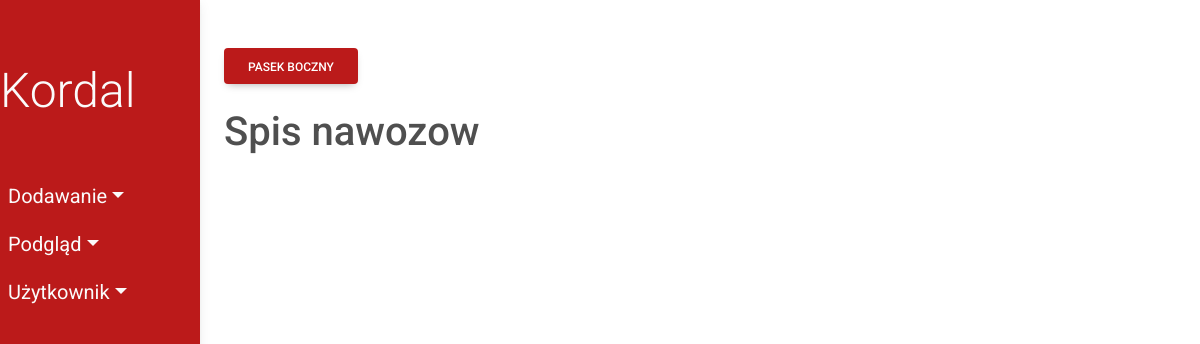
The page /costs/ on the database as committed earlier.
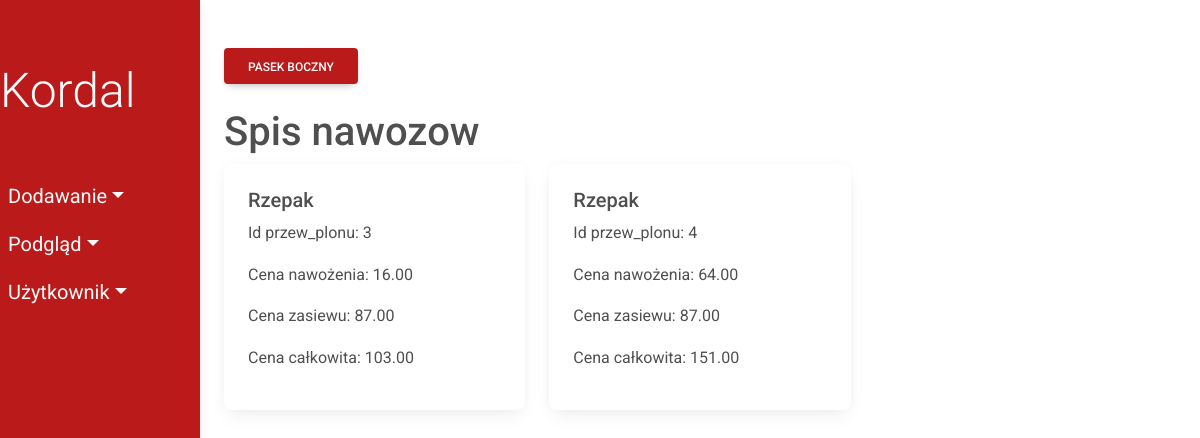
The same page on the database as committed later.
### fields/models.py (models this page shows)
class PredictedCrop(models.Model):
    predicted_crop_name = models.CharField(max_length=50)
    plant = models.ForeignKey(Plant, on_delete=models.CASCADE)
    crop_mass = models.DecimalField(max_digits=10, decimal_places=2)
    class_field = models.ForeignKey(
        ClassField, on_delete=models.CASCADE, db_column='class_id')
    class Meta:
        db_table = 'PredictedCrop'
    def __str__(self):
        return self.predicted_crop_name

class Plant(models.Model):
    plant_name = models.CharField(max_length=50)
    seed_price = models.DecimalField(max_digits=10, decimal_places=2)
    class Meta:
        db_table = 'Plant'
    def __str__(self):
        return self.plant_name

### fields/views/viewsCosts.py (the view)
# urls.py: 2. Add a URL to urlpatterns:  path('', views.home, name='home')
def home(request):
    all_predicted_crops = []
    all_predicted_crops = PredictedCrop.objects.all()
    prediction_and_cost = []
    for predicted_crop in all_predicted_crops:
        cost_fert = cost_of_fertilization(predicted_crop.id)
        cost_seed = cost_of_seed(predicted_crop.plant)
        cost_sum = cost_fert + cost_seed
        prediction_and_cost.append(
            (predicted_crop, cost_fert, cost_seed, cost_sum))
    print(prediction_and_cost)
    return render(request, 'fields/show/viewsCosts.html', {'all_prediction_and_cost': prediction_and_cost})

### fields/views/getElements.py (called while the page is built)
def get_fertilizer_price(fertilizer_id):
    try:
        fertilizer = Fertilizer.objects.get(id=fertilizer_id)
        fert_price = fertilizer.price
        return fert_price
    except Fertilizer.DoesNotExist:
        pass

### fields/views/viewsCosts.py (called while the page is built)
def cost_of_fertilization(pred_crop_id):
    all_fert_plans = FertilizationPlan.objects.filter(
        predicted_crop_id=pred_crop_id)
    cost = 0
    for f in all_fert_plans:
        cost += get_fertilizer_price(f.fertilizer_id) * f.fertilizer_mass #from getElements
    return cost

def cost_of_seed(plant_n):
    cost = 0
    try:
        plant = Plant.objects.get(plant_name=plant_n)
        plant_price = plant.seed_price
        return plant_price
    except Plant.DoesNotExist:
        pass

### fields/templates/fields/show/viewsCosts.html
{% extends 'fields/index.html' %}
  {% block content %}
  <h1>Spis nawozow</h1>
  <div class="row">
    {% for prediction_and_cost, fert_value, seed_value, cost_sum in all_prediction_and_cost %}
    <div class="col-sm-4">
      <div class="card">
        <div class="card-body">
          <h5 class="card-title">{{ prediction_and_cost.plant}}</h5>
          <p>Id przew_plonu: {{prediction_and_cost.id}}</p>
          <p>Cena nawożenia: {{fert_value|floatformat:2}}</p>
          <p>Cena zasiewu: {{seed_value|floatformat:2}}</p>
          <p>Cena całkowita: {{cost_sum|floatformat:2}}</p>
         </div>
      </div>
    </div>
    {% endfor %}
  </div>
  {% endblock %}

Rows that differ between the two databases and show on the page:
added PredictedCrop: plant "Rzepak", id "3", fert_value "16.00", seed_price "87.00", cost_sum "103.00"
added PredictedCrop: plant "Rzepak", id "4", fert_value "64.00", seed_price "87.00", cost_sum "151.00"
